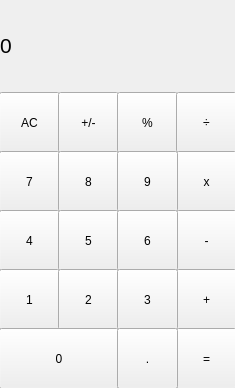
<?xml version="1.0" encoding="UTF-8"?>
<ui version="4.0">
 <class>MainWindow</class>
 <widget class="QMainWindow" name="MainWindow">
  <property name="geometry">
   <rect>
    <x>0</x>
    <y>0</y>
    <width>235</width>
    <height>388</height>
   </rect>
  </property>
  <property name="windowTitle">
   <string>MainWindow</string>
  </property>
  <widget class="QWidget" name="centralWidget">
   <widget class="QPushButton" name="pushButton_clear">
    <property name="geometry">
     <rect>
      <x>-1</x>
      <y>92</y>
      <width>61</width>
      <height>61</height>
     </rect>
    </property>
    <property name="sizePolicy">
     <sizepolicy hsizetype="Fixed" vsizetype="Fixed">
      <horstretch>0</horstretch>
      <verstretch>0</verstretch>
     </sizepolicy>
    </property>
    <property name="baseSize">
     <size>
      <width>0</width>
      <height>0</height>
     </size>
    </property>
    <property name="text">
     <string>AC</string>
    </property>
   </widget>
   <widget class="QPushButton" name="pushButton_plus_minus">
    <property name="geometry">
     <rect>
      <x>58</x>
      <y>92</y>
      <width>61</width>
      <height>61</height>
     </rect>
    </property>
    <property name="sizePolicy">
     <sizepolicy hsizetype="Fixed" vsizetype="Fixed">
      <horstretch>0</horstretch>
      <verstretch>0</verstretch>
     </sizepolicy>
    </property>
    <property name="baseSize">
     <size>
      <width>0</width>
      <height>0</height>
     </size>
    </property>
    <property name="text">
     <string>+/-</string>
    </property>
   </widget>
   <widget class="QPushButton" name="pushButton_rcent">
    <property name="geometry">
     <rect>
      <x>117</x>
      <y>92</y>
      <width>61</width>
      <height>61</height>
     </rect>
    </property>
    <property name="sizePolicy">
     <sizepolicy hsizetype="Fixed" vsizetype="Fixed">
      <horstretch>0</horstretch>
      <verstretch>0</verstretch>
     </sizepolicy>
    </property>
    <property name="baseSize">
     <size>
      <width>0</width>
      <height>0</height>
     </size>
    </property>
    <property name="text">
     <string>%</string>
    </property>
   </widget>
   <widget class="QPushButton" name="pushButton_div">
    <property name="geometry">
     <rect>
      <x>176</x>
      <y>92</y>
      <width>61</width>
      <height>61</height>
     </rect>
    </property>
    <property name="sizePolicy">
     <sizepolicy hsizetype="Fixed" vsizetype="Fixed">
      <horstretch>0</horstretch>
      <verstretch>0</verstretch>
     </sizepolicy>
    </property>
    <property name="baseSize">
     <size>
      <width>0</width>
      <height>0</height>
     </size>
    </property>
    <property name="text">
     <string>÷</string>
    </property>
   </widget>
   <widget class="QPushButton" name="pushButton_7">
    <property name="geometry">
     <rect>
      <x>-1</x>
      <y>151</y>
      <width>61</width>
      <height>61</height>
     </rect>
    </property>
    <property name="sizePolicy">
     <sizepolicy hsizetype="Fixed" vsizetype="Fixed">
      <horstretch>0</horstretch>
      <verstretch>0</verstretch>
     </sizepolicy>
    </property>
    <property name="baseSize">
     <size>
      <width>0</width>
      <height>0</height>
     </size>
    </property>
    <property name="text">
     <string>7</string>
    </property>
   </widget>
   <widget class="QPushButton" name="pushButton_8">
    <property name="geometry">
     <rect>
      <x>58</x>
      <y>151</y>
      <width>61</width>
      <height>61</height>
     </rect>
    </property>
    <property name="sizePolicy">
     <sizepolicy hsizetype="Fixed" vsizetype="Fixed">
      <horstretch>0</horstretch>
      <verstretch>0</verstretch>
     </sizepolicy>
    </property>
    <property name="baseSize">
     <size>
      <width>0</width>
      <height>0</height>
     </size>
    </property>
    <property name="text">
     <string>8</string>
    </property>
   </widget>
   <widget class="QPushButton" name="pushButton_mul">
    <property name="geometry">
     <rect>
      <x>176</x>
      <y>151</y>
      <width>61</width>
      <height>61</height>
     </rect>
    </property>
    <property name="sizePolicy">
     <sizepolicy hsizetype="Fixed" vsizetype="Fixed">
      <horstretch>0</horstretch>
      <verstretch>0</verstretch>
     </sizepolicy>
    </property>
    <property name="baseSize">
     <size>
      <width>0</width>
      <height>0</height>
     </size>
    </property>
    <property name="text">
     <string>x</string>
    </property>
   </widget>
   <widget class="QPushButton" name="pushButton_9">
    <property name="geometry">
     <rect>
      <x>117</x>
      <y>151</y>
      <width>61</width>
      <height>61</height>
     </rect>
    </property>
    <property name="sizePolicy">
     <sizepolicy hsizetype="Fixed" vsizetype="Fixed">
      <horstretch>0</horstretch>
      <verstretch>0</verstretch>
     </sizepolicy>
    </property>
    <property name="baseSize">
     <size>
      <width>0</width>
      <height>0</height>
     </size>
    </property>
    <property name="text">
     <string>9</string>
    </property>
   </widget>
   <widget class="QPushButton" name="pushButton_4">
    <property name="geometry">
     <rect>
      <x>-1</x>
      <y>210</y>
      <width>61</width>
      <height>61</height>
     </rect>
    </property>
    <property name="sizePolicy">
     <sizepolicy hsizetype="Fixed" vsizetype="Fixed">
      <horstretch>0</horstretch>
      <verstretch>0</verstretch>
     </sizepolicy>
    </property>
    <property name="baseSize">
     <size>
      <width>0</width>
      <height>0</height>
     </size>
    </property>
    <property name="text">
     <string>4</string>
    </property>
   </widget>
   <widget class="QPushButton" name="pushButton_5">
    <property name="geometry">
     <rect>
      <x>58</x>
      <y>210</y>
      <width>61</width>
      <height>61</height>
     </rect>
    </property>
    <property name="sizePolicy">
     <sizepolicy hsizetype="Fixed" vsizetype="Fixed">
      <horstretch>0</horstretch>
      <verstretch>0</verstretch>
     </sizepolicy>
    </property>
    <property name="baseSize">
     <size>
      <width>0</width>
      <height>0</height>
     </size>
    </property>
    <property name="text">
     <string>5</string>
    </property>
   </widget>
   <widget class="QPushButton" name="pushButton_minus">
    <property name="geometry">
     <rect>
      <x>176</x>
      <y>210</y>
      <width>61</width>
      <height>61</height>
     </rect>
    </property>
    <property name="sizePolicy">
     <sizepolicy hsizetype="Fixed" vsizetype="Fixed">
      <horstretch>0</horstretch>
      <verstretch>0</verstretch>
     </sizepolicy>
    </property>
    <property name="baseSize">
     <size>
      <width>0</width>
      <height>0</height>
     </size>
    </property>
    <property name="text">
     <string>-</string>
    </property>
   </widget>
   <widget class="QPushButton" name="pushButton_6">
    <property name="geometry">
     <rect>
      <x>117</x>
      <y>210</y>
      <width>61</width>
      <height>61</height>
     </rect>
    </property>
    <property name="sizePolicy">
     <sizepolicy hsizetype="Fixed" vsizetype="Fixed">
      <horstretch>0</horstretch>
      <verstretch>0</verstretch>
     </sizepolicy>
    </property>
    <property name="baseSize">
     <size>
      <width>0</width>
      <height>0</height>
     </size>
    </property>
    <property name="text">
     <string>6</string>
    </property>
   </widget>
   <widget class="QPushButton" name="pushButton_1">
    <property name="geometry">
     <rect>
      <x>-1</x>
      <y>269</y>
      <width>61</width>
      <height>61</height>
     </rect>
    </property>
    <property name="sizePolicy">
     <sizepolicy hsizetype="Fixed" vsizetype="Fixed">
      <horstretch>0</horstretch>
      <verstretch>0</verstretch>
     </sizepolicy>
    </property>
    <property name="baseSize">
     <size>
      <width>0</width>
      <height>0</height>
     </size>
    </property>
    <property name="text">
     <string>1</string>
    </property>
   </widget>
   <widget class="QPushButton" name="pushButton_2">
    <property name="geometry">
     <rect>
      <x>58</x>
      <y>269</y>
      <width>61</width>
      <height>61</height>
     </rect>
    </property>
    <property name="sizePolicy">
     <sizepolicy hsizetype="Fixed" vsizetype="Fixed">
      <horstretch>0</horstretch>
      <verstretch>0</verstretch>
     </sizepolicy>
    </property>
    <property name="baseSize">
     <size>
      <width>0</width>
      <height>0</height>
     </size>
    </property>
    <property name="text">
     <string>2</string>
    </property>
   </widget>
   <widget class="QPushButton" name="pushButton_plus">
    <property name="geometry">
     <rect>
      <x>176</x>
      <y>269</y>
      <width>61</width>
      <height>61</height>
     </rect>
    </property>
    <property name="sizePolicy">
     <sizepolicy hsizetype="Fixed" vsizetype="Fixed">
      <horstretch>0</horstretch>
      <verstretch>0</verstretch>
     </sizepolicy>
    </property>
    <property name="baseSize">
     <size>
      <width>0</width>
      <height>0</height>
     </size>
    </property>
    <property name="text">
     <string>+</string>
    </property>
   </widget>
   <widget class="QPushButton" name="pushButton_3">
    <property name="geometry">
     <rect>
      <x>117</x>
      <y>269</y>
      <width>61</width>
      <height>61</height>
     </rect>
    </property>
    <property name="sizePolicy">
     <sizepolicy hsizetype="Fixed" vsizetype="Fixed">
      <horstretch>0</horstretch>
      <verstretch>0</verstretch>
     </sizepolicy>
    </property>
    <property name="baseSize">
     <size>
      <width>0</width>
      <height>0</height>
     </size>
    </property>
    <property name="text">
     <string>3</string>
    </property>
   </widget>
   <widget class="QPushButton" name="pushButton_0">
    <property name="geometry">
     <rect>
      <x>-1</x>
      <y>328</y>
      <width>120</width>
      <height>61</height>
     </rect>
    </property>
    <property name="sizePolicy">
     <sizepolicy hsizetype="Preferred" vsizetype="Preferred">
      <horstretch>0</horstretch>
      <verstretch>0</verstretch>
     </sizepolicy>
    </property>
    <property name="baseSize">
     <size>
      <width>0</width>
      <height>0</height>
     </size>
    </property>
    <property name="text">
     <string>0</string>
    </property>
   </widget>
   <widget class="QPushButton" name="pushButton_calc">
    <property name="geometry">
     <rect>
      <x>176</x>
      <y>328</y>
      <width>61</width>
      <height>61</height>
     </rect>
    </property>
    <property name="sizePolicy">
     <sizepolicy hsizetype="Fixed" vsizetype="Fixed">
      <horstretch>0</horstretch>
      <verstretch>0</verstretch>
     </sizepolicy>
    </property>
    <property name="baseSize">
     <size>
      <width>0</width>
      <height>0</height>
     </size>
    </property>
    <property name="text">
     <string>=</string>
    </property>
   </widget>
   <widget class="QPushButton" name="pushButton_dot">
    <property name="geometry">
     <rect>
      <x>117</x>
      <y>328</y>
      <width>61</width>
      <height>61</height>
     </rect>
    </property>
    <property name="sizePolicy">
     <sizepolicy hsizetype="Fixed" vsizetype="Fixed">
      <horstretch>0</horstretch>
      <verstretch>0</verstretch>
     </sizepolicy>
    </property>
    <property name="baseSize">
     <size>
      <width>0</width>
      <height>0</height>
     </size>
    </property>
    <property name="text">
     <string>.</string>
    </property>
   </widget>
   <widget class="QLabel" name="result_show">
    <property name="geometry">
     <rect>
      <x>0</x>
      <y>0</y>
      <width>231</width>
      <height>91</height>
     </rect>
    </property>
    <property name="font">
     <font>
      <pointsize>16</pointsize>
      <weight>50</weight>
      <bold>false</bold>
     </font>
    </property>
    <property name="styleSheet">
     <string notr="true">QLabel 
{
	qproperty-alignment: 'AlignVCenter | AlignRight';
	border-bottom: 1px solid gray;
}

background-color: white;</string>
    </property>
    <property name="text">
     <string>0</string>
    </property>
   </widget>
  </widget>
 </widget>
 <layoutdefault spacing="6" margin="11"/>
 <resources/>
 <connections/>
</ui>
